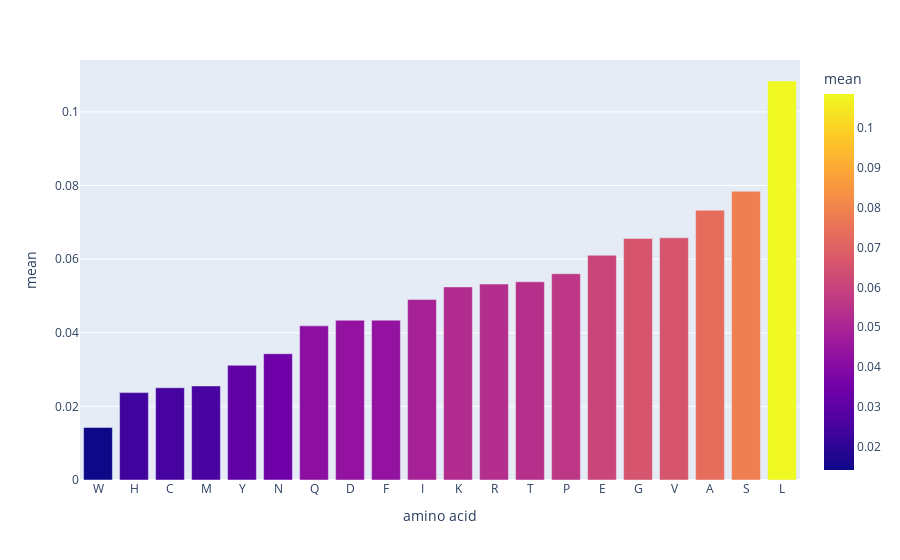

Here is the notebook cell this chart was saved with:
### Code cell
import plotly.express as px
import plotly.io as pio
#pio.renderers.default = 'colab'

fig = px.bar(train_df.sort_values(by='mean'), x='amino acid', y='mean', color='mean')
fig.show()

### Figure 1 — Plotly figure (JSON) as saved in the notebook; plotly's stock layout.template omitted (floating-point values rounded to 4 significant figures)
{"data": [{"alignmentgroup": "True", "hovertemplate": "amino acid=%{x}<br>mean=%{marker.color}<extra></extra>", "legendgroup": "", "marker": {"color": [0.01428, 0.02374, 0.02506, 0.02554, 0.03116, 0.03429, 0.04187, 0.0434, 0.04342, 0.04902, 0.05246, 0.05324, 0.05384, 0.05604, 0.06105, 0.06562, 0.06581, 0.0733, 0.07846, 0.1084], "coloraxis": "coloraxis", "pattern": {"shape": ""}}, "name": "", "offsetgroup": "", "orientation": "v", "showlegend": false, "textposition": "auto", "type": "bar", "x": ["W", "H", "C", "M", "Y", "N", "Q", "D", "F", "I", "K", "R", "T", "P", "E", "G", "V", "A", "S", "L"], "xaxis": "x", "y": [0.01428, 0.02374, 0.02506, 0.02554, 0.03116, 0.03429, 0.04187, 0.0434, 0.04342, 0.04902, 0.05246, 0.05324, 0.05384, 0.05604, 0.06105, 0.06562, 0.06581, 0.0733, 0.07846, 0.1084], "yaxis": "y"}], "layout": {"barmode": "relative", "coloraxis": {"colorbar": {"title": {"text": "mean"}}, "colorscale": [[0, "#0d0887"], [0.1111, "#46039f"], [0.2222, "#7201a8"], [0.3333, "#9c179e"], [0.4444, "#bd3786"], [0.5556, "#d8576b"], [0.6667, "#ed7953"], [0.7778, "#fb9f3a"], [0.8889, "#fdca26"], [1, "#f0f921"]]}, "legend": {"tracegroupgap": 0}, "margin": {"t": 60}, "xaxis": {"anchor": "y", "domain": [0, 1], "title": {"text": "amino acid"}}, "yaxis": {"anchor": "x", "domain": [0, 1], "title": {"text": "mean"}}}}
